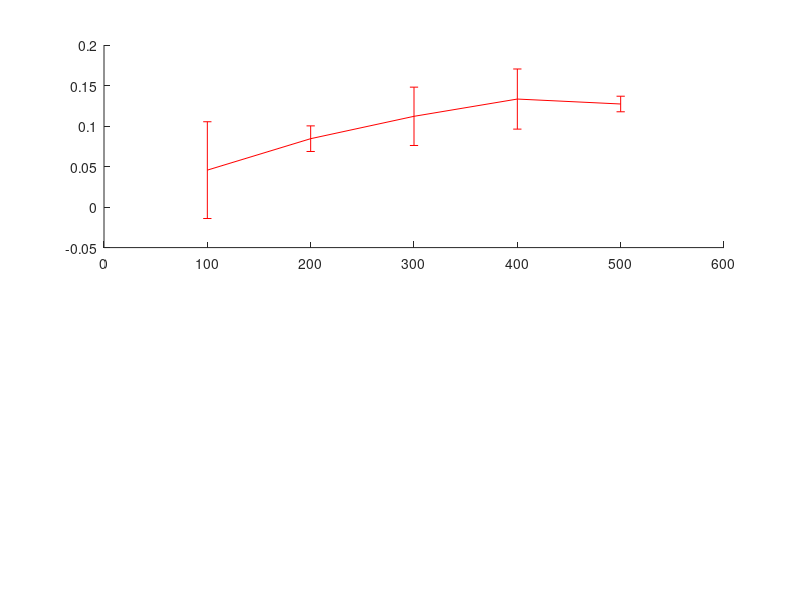

Recreate this plot in MATLAB. (Note: this script raises an error after producing the figure.)
function plotting_std1
%UNTITLED5 Summary of this function goes here
%   Detailed explanation goes here
x = [100 200 300 400 500];
y1 = [0.0456 0.0844 0.1120 0.1333 0.1272];
e1 = [0.0597 0.0158 0.0360 0.0371 0.0096];
y2 = [0.0848 0.0920 0.1014 0.1525 0.1260];
e2= [0.0321 0.0572 0.0216 0.0671 0.0070];
y3 = [0.0909 0.1304 0.1250 0.2078 0.0883];
e3=[0.0784 0.0671 0.0115 0.0694 0.1248];

subplot(2,1,1);
errorbar(x,y1,e1,'r','Linewidth',1.5);
hold on;
errorbar(x,y2,e2,'b','Linewidth',1.5);
hold on;
errorbar(x,y3,e3,'k','Linewidth',1.5);
hold on;
target=x.*0 + 0.11;
hold on;
plot(x,target,'k:','Linewidth',2.0);
legend('r=1','r=1.5','r=2.0');
xlabel('No. of neurons');
ylabel('Asymptote values');
xlimits=[80,520];
xlim(xlimits);
title('Simulations with 1 pool');

y1 = [1.9190  1.9827 1.9751 1.5925 1.9910];
e1 = [0.0421 0.0064 0.0130 0.8905 0.0163];
y2 = [1.9727  1.9811 1.9909 1.5830 1.9890];
e2 = [0.0274 0.0053 0.0050 0.8849 0.0012];
y3 = [1.8831  1.9772 1.8832 1.9597 1.9524];
e3 = [0.0682 0.0043 0.0486 0.0080 0.0393];
subplot(2,1,2);
errorbar(x,y1,e1,'r','Linewidth',1.5);
hold on;
errorbar(x,y2,e2,'b','Linewidth',1.5);
hold on;
errorbar(x,y3,e3,'k','Linewidth',1.5);
xlabel('No. of neurons');
ylabel('Time taken to reach 90%');
xlimits=[80,520];
xlim(xlimits);
legend('r=1','r=1.5','r=2.0');

end

